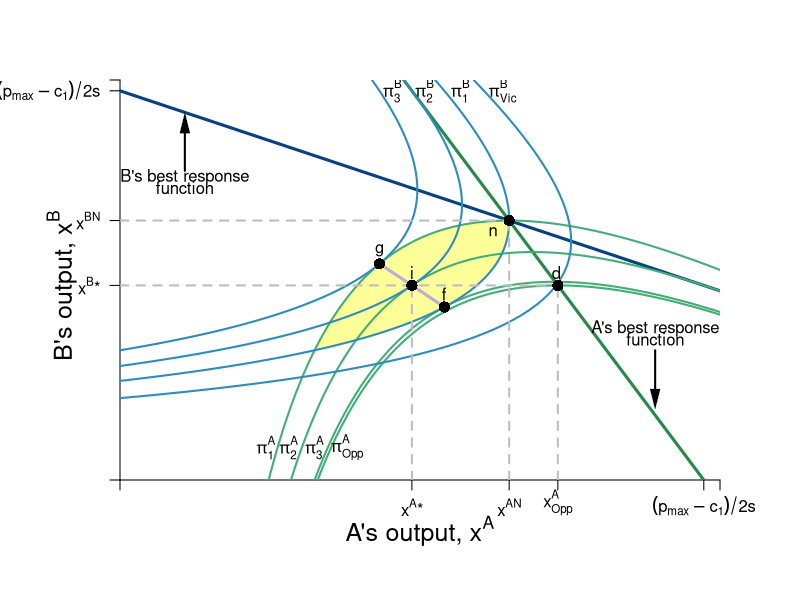

Here is the R script that generated this plot:
#Graph Designer: Simon Halliday & Madeleine Wettach '20
#Authors: Bowles, Foley and Halliday
#Title: Microeconomics: Competition, Conflict and Coordination

require(shape)
pdf(file = "competitionmarkets/cournot_brfs_profits.pdf", width = 9, height = 7)

#Set parameters for graphics
axislabelsize <- 1.5
graphlinewidth <- 3
segmentlinewidth <- 2

COL <- c("#7fc97f", "#beaed4", "#fdc086", "#ffff99", "#386cb0", "#f0027f", "#bf5b17", "#666666")
COLA <- c("#99d8c9","#66c2a4","#41ae76", "#238b45", "#005824")
COLB <- c("#4eb3d3", "#2b8cbe", "#0868ac","#084081")

par(mar =  c(6, 6, 4, 4))

piA <- function(xa, xb, s = 0.5, pmax = 20, c1 = 2) {
  (pmax - s*xb)*xa - s*(xa)^2 - c1*xa
}

piB <- function(xa, xb, s = 0.5, pmax = 20, c1 = 2) {
  (pmax - s*xa)*xb - s*(xb)^2 - c1*xb
}

brfB <- function(xa, s = 0.5, pmax = 20, c1 = 2) {
  (pmax - c1)/(2*s) - (1/2)*xa
}

brfA <- function(xa, s = 0.5, pmax = 20, c1 = 2) {
  (pmax - c1)/s - 2*xa
}

isoA <- function(xa, s = 0.5, pmax = 20, c1 = 2, piA = 72){
  -(c1*xa - pmax*xa + s*xa^2 + piA)/(s*xa)
}

isoB1 <- function(xa, s = 0.5, pmax = 20, c1 = 2, piB = 72){
   (-sqrt((c1 - pmax + s*xa)^2 - 4*piB*s) - c1 + pmax -s*xa)/(2*s)
}

isoB2 <- function(xa, s = 0.5, pmax = 20, c1 = 2, piB = 72){
  (sqrt((c1 - pmax + s*xa)^2 - 4*piB*s) - c1 + pmax -s*xa)/(2*s)
}


#Input into Wolfram Alpha: solve for x y = 1/b - (0.5*x)/(a*b) - u/(a*b*x)

#solve for y 72 = (p - s*y)*x - s*(x)^2 - c1*x 
#solve for y 72 = (p - s*x)*y - s*(y)^2 - c1*y

xlims <- c(0, 18.5)
ylims <- c(0, 18.5)

npts <- 501 
x <- seq(xlims[1], xlims[2], length.out = npts)
y <- seq(ylims[1], ylims[2], length.out = npts) 
a <- c(72, 81, 90, 91.125)
b <- c(61, 72, 81, 90)

plot(0, 0, xlim = xlims, ylim = ylims, type = "n",
     xlab = expression(paste("")),
     ylab = expression(paste("")), 
     xaxt = "n", 
     yaxt = "n", 
     cex.lab = axislabelsize, 
     bty = "n",
     xaxs="i", 
     yaxs="i")

# ticksy <- seq(from = 0, to = ylims[2], by = 2)
# ylabels <- seq(from = 0, to = ylims[2], by = 2)
# ticksx <- seq(from = 0, to = xlims[2], by = 2)
# xlabels <- seq(from = 0, to = xlims[2], by = 2)
ticksy <- c(0, 9, 12, 18, ylims[2])
ylabels <- c(NA, expression(paste(x^{B},"*")), expression(paste(x^{BN})), expression(paste((p[max] - c[1])/2*s)), NA)
ticksx <- c(0, 9, 12, 13.5, 18, xlims[2])
xlabels <- c(NA, expression(paste(x^{A},"*")), expression(paste(x^{AN})), expression(paste(x[Opp]^{A})), expression(paste( (p[max] - c[1])/2*s )), NA)


axis(1, at = ticksx, pos = 0, labels = xlabels)
axis(2, at = ticksy, pos = 0, labels = ylabels, las = 1)

npts <- 500 
xx1 <- seq(xlims[1], xlims[2], length.out = npts)

#Pareto-improving lens
xpoly1 <- seq(from = 5.95, to = 12, length.out = 500)
ypoly1 <- isoA(xpoly1)
ypoly2 <- isoB1(xpoly1)
polygon(x = c(xpoly1, rev(xpoly1)), y = c(ypoly1, rev(ypoly2)), col=COL[4], density=NULL, border = NA)


lines(xx1, brfA(xx1, s = 0.5, pmax = 20, c1 = 2), col = COLA[4], lwd = graphlinewidth)
lines(xx1, brfB(xx1, s = 0.5, pmax = 20, c1 = 2), col = COLB[4], lwd = graphlinewidth)

contour(y, x, 
        outer(x, y, piA),
        #labels = c("v1", "v2", "v3"),
        drawlabels = FALSE,
        col = COLA[3],
        #xlab = expression(paste("A's Apples, ", x)),
        #ylab = expression(paste("A's Oranges, ", y)),
        #cex.lab = axislabelsize,
        lwd = segmentlinewidth,
        levels = a, 
        xaxs="i", 
        yaxs="i", 
        add = TRUE) 

mtext(expression(paste("A's output, ", x^A)), side=1, line = 2.5, cex = axislabelsize)
text(-1.8, 9, expression(paste("B's output, ", x^B)), xpd = TRUE, cex = axislabelsize, srt = 90) 

#Add arrows:
#arrows(-0.8, 10, -0.8, 14, xpd = TRUE, length=0.1,angle=40,lwd=3)
#arrows(6.2, -1.7, 9, -1.7, xpd = TRUE, length=0.1,angle=40,lwd=3)


contour(x, y, 
        outer(x, y, piB),
        #labels = c("v1", "v2", "v3"),
        drawlabels = FALSE,
        col = COLB[2],
        #xlab = expression(paste("")),
        #ylab = expression(paste("")),
        lwd = segmentlinewidth,
        levels = b, 
        add = TRUE
        #xaxs="i", 
        #yaxs="i"
) 


#segments(4.11765, 6.17647, 5.88, 8.88, lty = 1, col = COL[2] , lwd = graphlinewidth)
# text(7.3, 3, expression("Pareto Efficient"))
# text(7.3, 2.4, expression("Curve"))
# Arrows(7.3, 3.5, 7.3, 6.1, col = "black", lty = 1, lwd = 2, arr.type = "triangle", arr.lwd = 0.5)

#Label the iso-welfare functions for the HG, Aisha
text(4.5, 1.5, expression(pi[1]^A))
text(5.2, 1.5, expression(pi[2]^A))
text(6, 1.5, expression(pi[3]^A))
text(7, 1.5, expression(pi[Opp]^A))
#text(6.6, 8.3, expression(u[4]^A))

#Label the indifference curves for the HG, Betty
text(11.8, 18, expression(pi[Vic]^B))
text(10.5, 18, expression(pi[1]^B))
text(9.4, 18, expression(pi[2]^B))
text(8.4, 18, expression(pi[3]^B))
#text(3.4, 6.9, expression(v[4]^B))

#Label Nash Equilibrium 
segments(0, 12, 12, 12, lty = 2, col = "gray" , lwd = segmentlinewidth)
segments(12, 0, 12, 12, lty = 2, col = "gray" , lwd = segmentlinewidth)
points(12, 12, pch = 16, col = "black", cex = 1.5)
#text(14, 12.4, expression(paste("Nash Equilibrium")))
text(11.5, 11.5, expression(paste("n")))

#Checking points
#points(5.95, 5.95, pch = 16, col = "black", cex = 1.5)
segments(8, 10, 10, 8, lty = 1, col = COL[2] , lwd = graphlinewidth)


text(9, 9.6, expression(paste("i")))
segments(0, 9, 13.5, 9, lty = 2, col = "gray" , lwd = segmentlinewidth)
segments(9, 0, 9, 9, lty = 2, col = "gray" , lwd = segmentlinewidth)
segments(13.5, 0, 13.5, 9, lty = 2, col = "gray" , lwd = segmentlinewidth)
points(9, 9, pch = 16, col = "black", cex = 1.5)
points(13.5, 9, pch = 16, col = "black", cex = 1.5)
text(13.45, 9.6, expression(paste("d")))


points(10, 8, pch = 16, col = "black", cex = 1.5)
text(10, 8.6, expression(paste("f")))
points(8, 10, pch = 16, col = "black", cex = 1.5)
text(8, 10.6, expression(paste("g")))


# #Annotate Pareto Efficient Curve and relevant points

# points(6, 8, pch = 16, col = "black", cex = 1.5)
# text(6, 8.5, expression(paste("g")))
# 
# points(8, 6, pch = 16, col = "black", cex = 1.5)
# text(7, 7.5, expression(paste("i")))
# 
# points(7, 7, pch = 16, col = "black", cex = 1.5)
# text(8, 6.5, expression(paste("f")))

#points(5.84, 8.77, pch = 16, col = "black", cex = 1.5)

#A's brf
text(2, 14, expression(paste("B's best response")))
text(2, 13.5, expression(paste("function")))
Arrows(2, 14.3, 2, 16.5, col = "black", lty = 1, lwd = 2, arr.type = "triangle", arr.lwd = 0.5)

#B's brf
text(16.5, 7, expression(paste("A's best response")))
text(16.5, 6.5, expression(paste("function")))
Arrows(16.5, 6, 16.5, 3.75, col = "black", lty = 1, lwd = 2, arr.type = "triangle", arr.lwd = 0.5)


dev.off()
